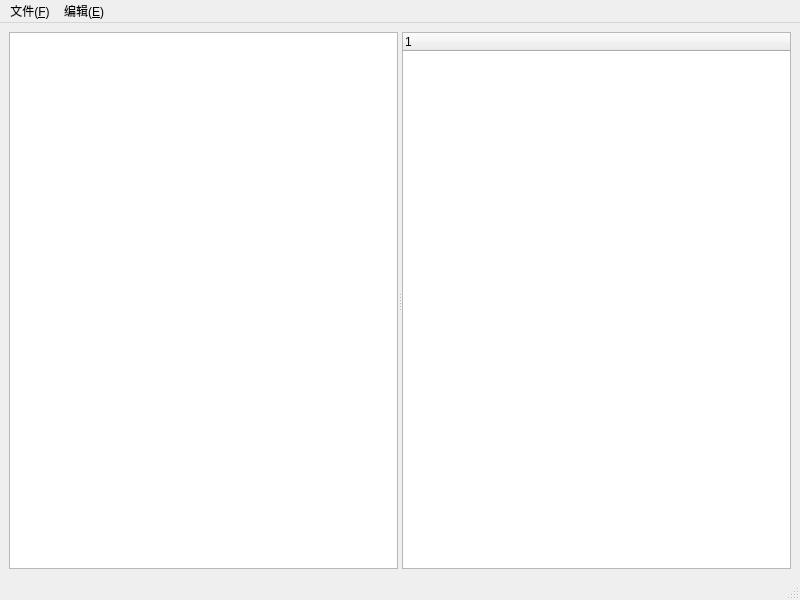
<?xml version="1.0" encoding="UTF-8"?>
<ui version="4.0">
 <class>MainWindow</class>
 <widget class="QMainWindow" name="MainWindow">
  <property name="geometry">
   <rect>
    <x>0</x>
    <y>0</y>
    <width>800</width>
    <height>600</height>
   </rect>
  </property>
  <property name="windowTitle">
   <string>MainWindow</string>
  </property>
  <widget class="QWidget" name="centralwidget">
   <layout class="QHBoxLayout" name="horizontalLayout">
    <item>
     <widget class="QSplitter" name="splitter">
      <property name="orientation">
       <enum>Qt::Horizontal</enum>
      </property>
      <widget class="QGraphicsView" name="graphicsView"/>
      <widget class="QTreeWidget" name="propertyPanel">
       <column>
        <property name="text">
         <string notr="true">1</string>
        </property>
       </column>
      </widget>
     </widget>
    </item>
   </layout>
  </widget>
  <widget class="QMenuBar" name="menubar">
   <property name="geometry">
    <rect>
     <x>0</x>
     <y>0</y>
     <width>800</width>
     <height>28</height>
    </rect>
   </property>
   <widget class="QMenu" name="menu_F">
    <property name="title">
     <string>文件(&amp;F)</string>
    </property>
    <addaction name="action"/>
    <addaction name="action_O"/>
    <addaction name="action_S"/>
   </widget>
   <widget class="QMenu" name="menu_E">
    <property name="title">
     <string>编辑(&amp;E)</string>
    </property>
    <addaction name="actionAddNode"/>
    <addaction name="actionDelete"/>
    <addaction name="action_3"/>
    <addaction name="action_6"/>
    <addaction name="action_7"/>
   </widget>
   <addaction name="menu_F"/>
   <addaction name="menu_E"/>
  </widget>
  <widget class="QStatusBar" name="statusbar"/>
  <action name="action">
   <property name="text">
    <string>新建(&amp;N)</string>
   </property>
  </action>
  <action name="action_O">
   <property name="text">
    <string>打开(&amp;O)</string>
   </property>
  </action>
  <action name="action_S">
   <property name="text">
    <string>保存(&amp;S)</string>
   </property>
  </action>
  <action name="actionAddNode">
   <property name="text">
    <string>添加节点</string>
   </property>
  </action>
  <action name="action_3">
   <property name="text">
    <string>添加关系</string>
   </property>
  </action>
  <action name="action_4">
   <property name="text">
    <string>撤销</string>
   </property>
  </action>
  <action name="action_5">
   <property name="text">
    <string>重做</string>
   </property>
  </action>
  <action name="action_6">
   <property name="text">
    <string>撤销</string>
   </property>
  </action>
  <action name="action_7">
   <property name="text">
    <string>重做</string>
   </property>
  </action>
  <action name="actionDelete">
   <property name="text">
    <string>删除节点</string>
   </property>
  </action>
 </widget>
 <resources/>
 <connections/>
</ui>
